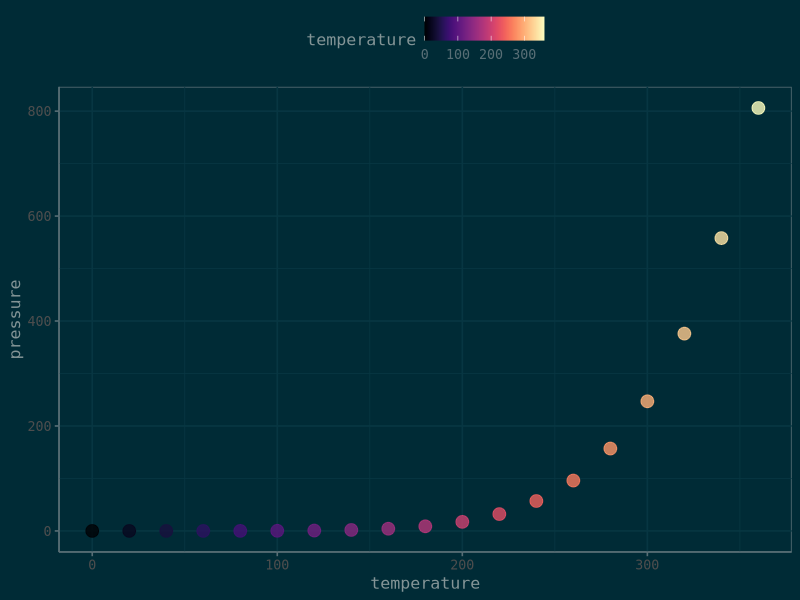

This chart was generated by the following R code:
## ---- chunk 1
knitr::opts_chunk$set(echo = TRUE)
## ---- chunk 2
summary(cars)
## ---- chunk 3
library(ggplot2)
library(ggthemes)
library(dplyr)

data(pressure)

pressure %>%
  ggplot(aes(x = temperature, y =  pressure, colour = temperature)) +
  geom_point(size = 4, alpha = 0.8) +
  viridis::scale_color_viridis(option = "A") +
  theme_solarized(light = FALSE, base_size = 12, base_family = 'Inconsolata') +
  theme(legend.position = 'top',
        legend.direction = 'horizontal')
